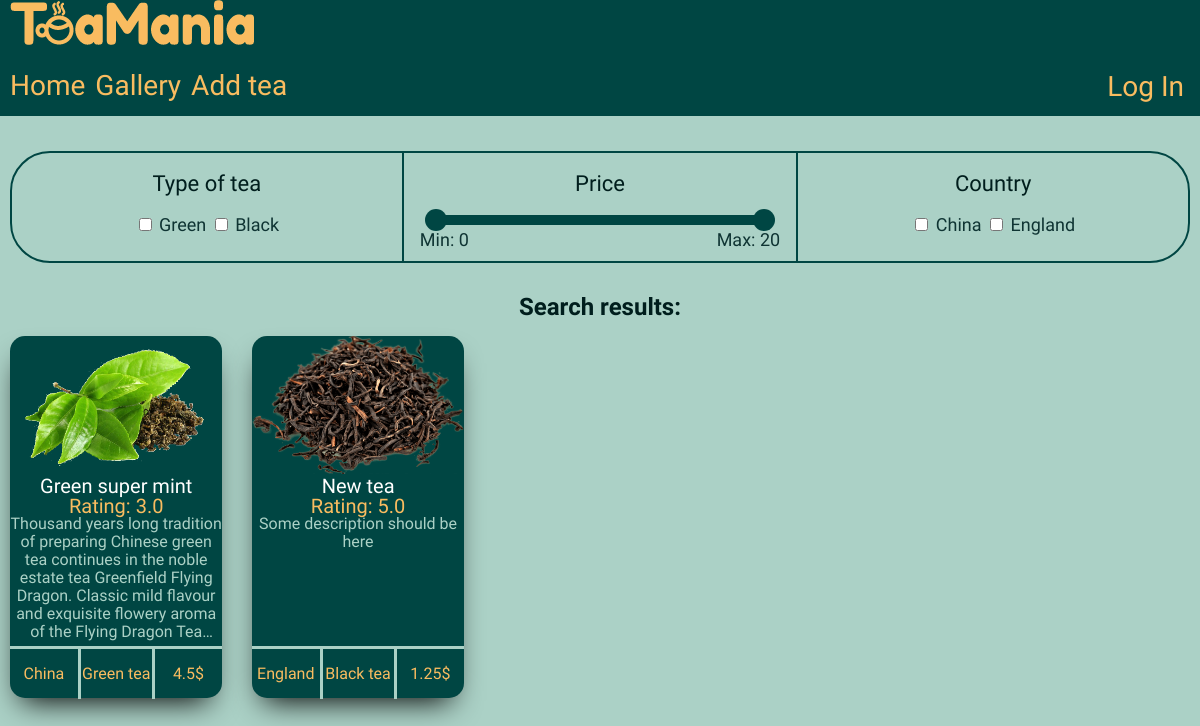
The page /gallery on the database its author committed.
### app/models.py (models this page shows, shortened)
class Tea(db.Model):
    id = db.Column(db.Integer, primary_key=True)
    title = db.Column(db.String(50), index=True, unique=True, nullable=False)
    type = db.Column(db.String(20), index=True, nullable=False)
    country = db.Column(db.String(50), index=True, nullable=False)
    description = db.Column(db.String(200))
    price = db.Column(db.Float, index=True, nullable=False)
    rating = db.Column(db.Float, index=True)
    image = db.Column(db.String(150))
    timestamp = db.Column(db.DateTime, index=True, default=datetime.utcnow)
    user_id = db.Column(db.Integer, db.ForeignKey('user.id'))
    comments = db.relationship('Comment', backref='tea', lazy='dynamic')

### app/routes.py (the view)
@app.route('/gallery')
def gallery():
    teas = Tea.query.order_by(Tea.title).all();
    return render_template('gallery.html', teas=teas)

### app/templates/gallery.html (shortened to what this page needs)
<!DOCTYPE html>
<html lang="en">
<head>
  <link rel="stylesheet" href="{{ url_for('static', filename='css/main_style.css')}}">
  <link rel="stylesheet" href="{{ url_for('static', filename='css/gallery_style.css')}}">
</head>
<body>
  <header>
    <div class="container">
      <a href="index" class="header__logo">
        <img src="{{ url_for('static', filename='images/logo_desctop.png') }}" alt="Big logo">
      </a>
      <div class="header__bottom">
        <nav>
          <a href="{{ url_for('index') }}" class="header__button">Home</a>
          <a href="{{ url_for('gallery') }}" class="header__button" >Gallery</a>
          <a href="{{ url_for('add_tea') }}" class="header__button">Add tea</a>
        </nav>
        <div class="header__login">
          <button class="header__button" id="login">Log In</button>
        </div>
      </div>
    </div>
  </header>
  <main>
    <div class="container">
      <form action="" id="form">
        <div class="form__section select__tea">
          <p>Type of tea</p>
          <div class="tea__categories" onclick="filterByType()">
            <input type="checkbox" id="green" name="green" value="Green tea">
            <label for="green">Green</label>
            <input type="checkbox" id="black" name="black" value="Black tea">
            <label for="black">Black</label>
          </div>
        </div>
        <div class="form__section select__price">
          <p>Price</p>
          <div class="price__slider" oninput="filterByPrice()" onchange="filterByPrice()">
            <div class="slider">
              <div class="range"></div>
              <div class="thumb left"></div>
              <div class="thumb right"></div>
            </div>
            <div class="price__labels">
              <label id="min">Min: </label>
              <label id="max">Max: </label>
            </div>
          </div>
        </div>
        <div class="form__section select__country">
          <p>Country</p>
          <div class="country__list" onclick="filterByCountry()">
            <input type="checkbox" id="china" name="china" value="China">
            <label for="china">China</label>
            <input type="checkbox" id="england" name="england" value="England">
            <label for="england">England</label>
          </div>
        </div>
      </form>
      <section class="gallery__section">
        <h2 class="headline">Search results:</h2>
        <ul id="search-results">
          {% for tea in teas: %}
          <li class="tea__card">
            <div class="tea__image">
              {% if tea.type == 'Black' %}
                <img src="{{ url_for('static', filename='images/blacktea.png')}}" alt="black tea">
              {% elif tea.type == 'Green' %}
                <img src="{{ url_for('static', filename='images/greentea.png')}}" alt="green tea">
              {% else %}
                <img src="{{ url_for('static', filename='images/othertea.png')}}" alt="other tea">
              {% endif %}
            </div>
            <div class="tea__name"><a href="gallery/{{ tea.id }}">{{ tea.title }}</a></div>
            <div class="tea__rating">Rating: {{ tea.rating }}</div>
            <div class="tea__description"> {{ tea.description }}</div>
            <div class="tea__info">
              <div class="tea__stats country">
                <p>{{ tea.country }}</p>
              </div>
              <div class="tea__stats categoty">
                <p>{{ tea.type }} tea</p>
              </div>
              <div class="tea__stats price">
                <p>{{ tea.price }}$</p>
              </div>
            </div>
          </li>
          {% endfor %}
        </ul>
      </section>
    </div>
  </main>
</body>
</html>

### app/static/css/main_style.css (style rules this page uses)
* { box-sizing: border-box; }
a { text-decoration: none; }
ul, li { list-style-type: none; margin-left: 0; padding-left: 0; }
header { width: 100%; background-color: #004643; }
.header__bottom { display: flex; justify-content: space-between; line-height: normal; padding: 20px 0px 5px; font-family: 'Fredoka One', sans-serif, serif; }
nav { display: flex; }
.header__button { margin-right: 10px; font-size: 28px; color: #f9bc60; }
.header__button:last-child { margin-right: 0; }
.header__login button { background: none; border: none; font-family: 'Fredoka One'; }
nav a::after, .header__login button::after { content: ''; display: block; width: 0; height: 4px; margin-top: 3px; background-color: #f9bc60; transition: width .3s; }
body { height: 100%; font-family: 'Acme', 'PT Serif', serif; font-weight: 400; font-size: 16px; line-height: 18px; margin: 0; padding: 0; background-color: #abd1c6; }
.container { max-width: 1200px; margin: 0 auto; padding: 0 10px; }

### app/static/css/gallery_style.css (style rules this page uses)
form { display: flex; justify-content: space-between; width: 100%; margin-top: 3%; border: 2px solid #004643; border-radius: 40px; }
form div p { font-size: 22px; }
.form__section { display: flex; flex-direction: column; text-align: center; width: 33.3%; padding-bottom: 1%; font-size: 18px; color: #001e1d; }
.select__tea { border-right: 2px solid #004643; }
.select__country { border-left: 2px solid #004643; }
.tea__categories, .country__list, .price__slider { color: #0f3433 }
.price__slider { position: relative; }
.price__labels { display: flex; width: 92%; margin: 1.5% auto 0; justify-content: space-between; }
.slider { position: relative; z-index: 1; height: 10px; margin: 0 28px; }
.slider > .range { position: absolute; z-index: 2; left: 25%; right: 25%; top: 0; bottom: 0; border-radius: 5px; background-color: #004643; }
.slider > .thumb { position: absolute; z-index: 3; width: 22px; height: 22px; border-radius: 50%; background-color: #004643; opacity: 1; }
.slider > .thumb.left { left: 25%; transform: translate(-7px, -6px); }
.slider > .thumb.right { right: 25%; transform: translate(7px, -6px); }
.headline { display: flex; justify-content: center; margin-top: 3%; color: #001e1d; }
#search-results { display: flex; justify-content: flex-start; flex-wrap: wrap; }
.tea__card { display: inline-block; width: 18%; margin-right: 2.5%; margin-bottom: 3%; background-color: #004643; border-radius: 15px; text-align: center; box-shadow: -1px 15px 30px -12px black; }
.tea__image { position: relative; padding-top: 56.25%; margin-bottom: 10%; }
.tea__image img { position: absolute; left: 0; top: 0; height: auto; width: 100%; }
.tea__name a { font-size: 20px; color: #fffffe; }
.tea__rating { font-size: 20px; color: #f9bc60; }
.tea__description { height: 35%; color: #abd1c6; display: -webkit-box; -webkit-box-orient: vertical; -webkit-line-clamp: 7; overflow: hidden; text-overflow: ellipsis; }
.tea__info { display: flex; justify-content: space-around; margin-top: 2%; border-top: 3px solid #abd1c6; }
.tea__stats { color: #f9bc60; width: 33.3%; padding-bottom: 5px auto; }
.country { border-right: 3px solid #abd1c6; }
.price { border-left: 3px solid #abd1c6; }

### rows shown on the page
Tea: rating "3.0", description "Thousand years long tradition of preparing Chinese green tea continues in the noble estate tea Greenfield Flying Dragon. Classic mild flavour and exquisite flowery aroma of the Flying Dragon…", country "China", type "Green", price "4.5"
Tea: title "New tea", rating "5.0", description "Some description should be here", country "England", type "Black", price "1.25"
